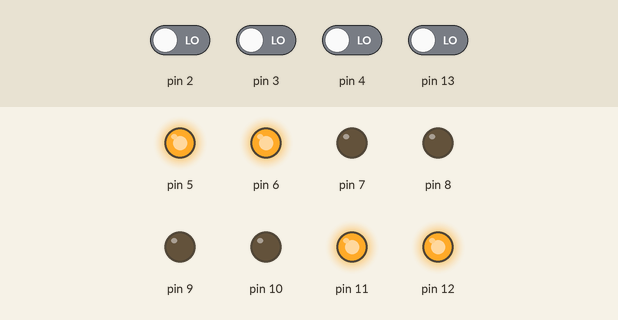
This sketch was run on a simulated Arduino Uno, built with avr-gcc and run on an emulated ATmega328P. Parts: output pins drawn as LEDs (lit = HIGH). Dashed ring = blinking. The test bench sets the inputs (shaded band); at power-on: pin 2–4, pin 13 LOW.

Above: at 1.2 s.
1.3 s: pin 2 driven HIGH
At 1.8 s:
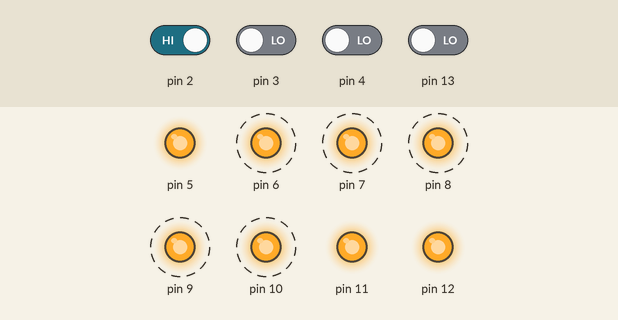
4.3 s: pin 4 driven HIGH
At 5.7 s:
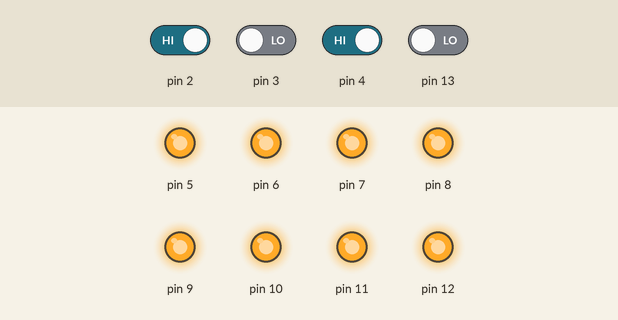
7.3 s: pin 4 driven LOW
At 8.0 s:
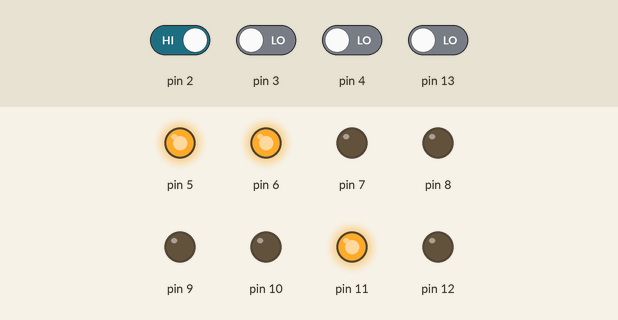
10.3 s: pin 2 driven LOW
At 11.8 s:
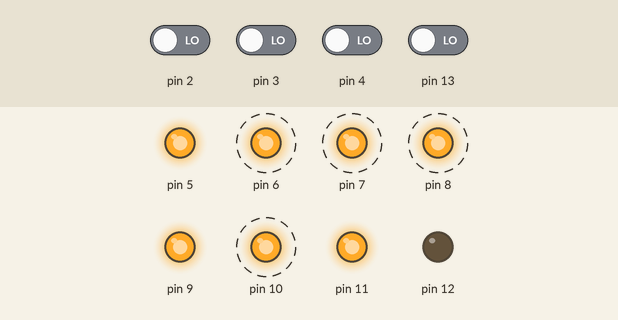
13.3 s: pin 13 driven HIGH
At 13.52 s:
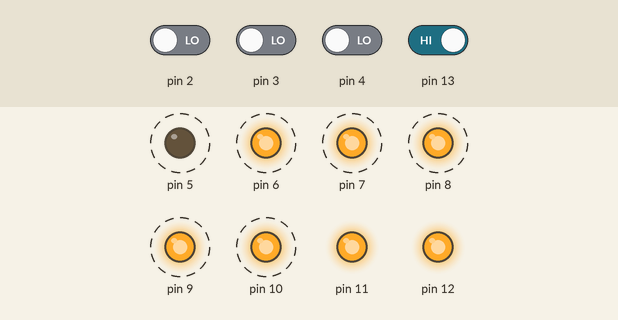
16.3 s: pin 3 driven HIGH
At 16.37 s:
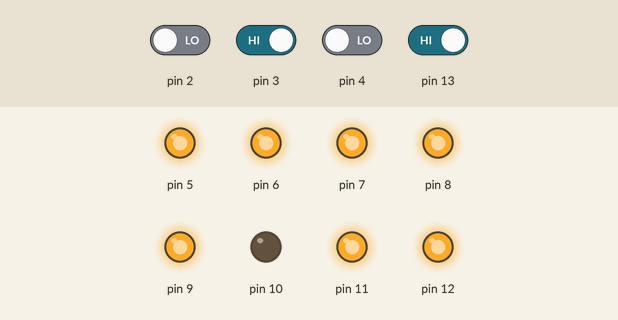
Timing chart, 0 to 19.2 s (numbered marks = the images above; inputs shaded):
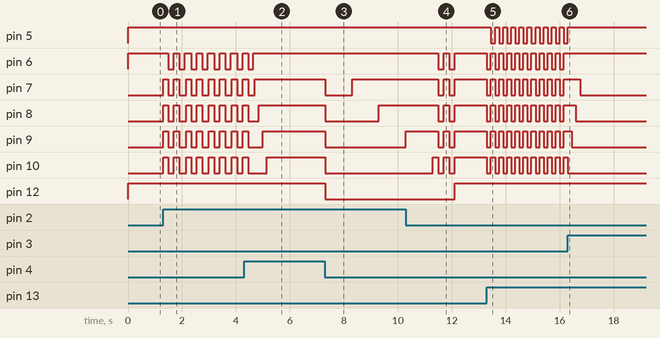

The sketch:

elevador.ino
```cpp
bool onStatus = true;
bool isMoving;
int currentFloor = 0;
int floorSelected = 0;
void setup()
{
  pinMode(12,OUTPUT);
  pinMode(11,OUTPUT);
  pinMode(10,OUTPUT);
  pinMode(9,OUTPUT);
  pinMode(8,OUTPUT);
  pinMode(7,OUTPUT);
  pinMode(6,OUTPUT);
  pinMode(5,OUTPUT);
  pinMode(13,INPUT);
  pinMode(4,INPUT);
  pinMode(3,INPUT);
  pinMode(2,INPUT);
  stopElevator();
  showLeds(0);
}

void loop()
{
  bool up = digitalRead(4);
  bool down = digitalRead(3);
  bool enter = digitalRead(2);
  if(onStatus == true)
  {
    digitalWrite(5, HIGH);
  	if(isMoving == false)
    {
      if(up) //UP
      {
        if(floorSelected < 4)
        {
          floorSelected ++;
          showLeds(floorSelected);
          delay(100);
        }
      }
      else if(down) //DOWN
      {
        if(floorSelected != 0)
        {
          floorSelected --;
          showLeds(floorSelected);
          delay(100);
        }

      }
      else if(enter) //ENTER
      {
        isMoving = true;
        moveElevator(nextFloor(floorSelected));
        stopElevator();
      }
      else if(digitalRead(13) == HIGH)//POWER ON/OFF
      {
		powerSwitch();
      }
    }
  }
  else//onStatus
  {
    digitalWrite(5, LOW);
    if(digitalRead(13) == HIGH)
    {
      powerSwitch();
    }
  }
  delay(50);
}

void powerSwitch()
{
  if (onStatus == true){ onStatus = false; showLeds(5); }
  else { onStatus = true; showLeds(currentFloor);}
  delay(100);
}

int nextFloor(int targetFloor)
{
  return targetFloor - currentFloor;
}

int reverseSignal(int number)
{
  return number - (  number * 2);
}

void stopElevator()
{
  isMoving = false;
  digitalWrite(12, HIGH);
  digitalWrite(11, HIGH);
}

void errorDisplay()
{
  showLeds(4);
  delay(200);
  showLeds(5);
  delay(200);
  showLeds(4);
  delay(200);
  showLeds(5);
  delay(200);
}

void moveElevator(int moveCommand)
{
  int totalLoop;

  //Forçando o valor de moveCommand ser positivo, para usar no laço for
  if(moveCommand < 0){ totalLoop = reverseSignal(moveCommand); }
  else{ totalLoop = moveCommand; }

  for(int i=0; i <= totalLoop; i++)
  {
    showLeds(currentFloor);
    if(moveCommand < 0 && i < totalLoop)
    {
      digitalWrite(12, LOW);
      digitalWrite(11, LOW);
      currentFloor--;
    }
    else if(moveCommand > 0 && i < totalLoop)
    {
      digitalWrite(12, LOW);
      digitalWrite(11, HIGH);
      currentFloor++;
    }
    else
    {
      errorDisplay();
      showLeds(currentFloor);
      break;
    }
    delay(1000);
  }
}

void showLeds(int displayCode)
{
  switch(displayCode)
  {
    case 0:
      digitalWrite(6, HIGH);
      digitalWrite(7, LOW);
      digitalWrite(8, LOW);
      digitalWrite(9, LOW);
      digitalWrite(10, LOW);
    break;
    case 1:
      digitalWrite(6, HIGH);
      digitalWrite(7, HIGH);
      digitalWrite(8, LOW);
      digitalWrite(9, LOW);
      digitalWrite(10, LOW);
    break;
    case 2:
      digitalWrite(6, HIGH);
      digitalWrite(7, HIGH);
      digitalWrite(8, HIGH);
      digitalWrite(9, LOW);
      digitalWrite(10, LOW);
    break;
    case 3:
      digitalWrite(6, HIGH);
      digitalWrite(7, HIGH);
      digitalWrite(8, HIGH);
      digitalWrite(9, HIGH);
      digitalWrite(10, LOW);
    break;
    case 4:
      digitalWrite(6, HIGH);
      digitalWrite(7, HIGH);
      digitalWrite(8, HIGH);
      digitalWrite(9, HIGH);
      digitalWrite(10, HIGH);
    break;
    case 5:
      digitalWrite(6, LOW);
      digitalWrite(7, LOW);
      digitalWrite(8, LOW);
      digitalWrite(9, LOW);
      digitalWrite(10, LOW);
    break;
    default:
    break;
  }
}
```

Measured:
- after the input at 1.3 s, pin 6: alternates HIGH for 0.23 s and LOW for 0.20 s, starting after 0.20 s; pin 7–10: alternates HIGH for 0.20 s and LOW for 0.20 s, starting at once
- after the input at 4.3 s, pin 6, pin 7: goes on until 4.7 s, then stays HIGH
- after the input at 7.3 s, pin 7: HIGH → LOW at once, → HIGH 1.0 s later; pin 8: HIGH → LOW at once, → HIGH 2.0 s later; pin 9, pin 10, pin 12: HIGH → LOW at once
- after the input at 10.3 s, pin 6–10: goes on until 12.1 s, then stays HIGH
- after the input at 13.3 s, pin 5: alternates HIGH for 0.15 s and LOW for 0.15 s, starting after 0.15 s; pin 6–10: alternates HIGH for 0.15 s and LOW for 0.15 s, starting at once
- after the input at 16.3 s, pin 5: goes on until 16.3 s, then stays HIGH; pin 6: stops changing and stays HIGH; pin 10: goes on until 16.3 s, then stays LOW
